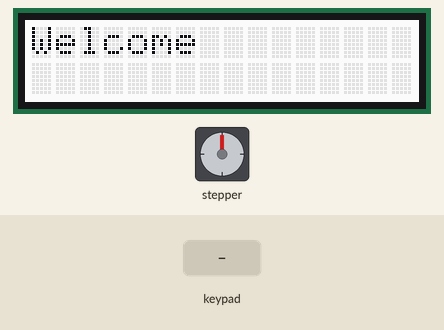
This sketch was run on a simulated Arduino Uno, built with avr-gcc and run on an emulated ATmega328P. Parts: 16×2 character LCD, stepper motor. The inputs (shaded band) are chosen by the test bench. Stepper angles assume 4096 steps per turn.

Above: at 1.2 s.
1.3 s: key 'U' pressed
At 1.51 s:
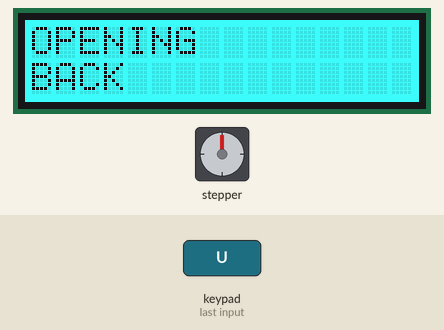
3.5 s: key 'D' pressed
At 5.07 s:
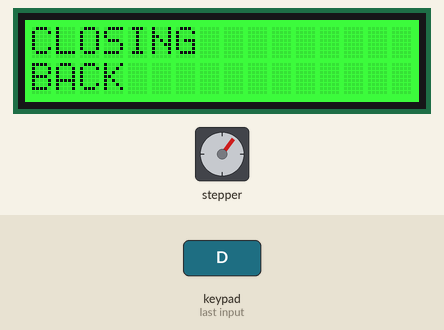
5.3 s: key 'L' pressed
At 6.0 s:
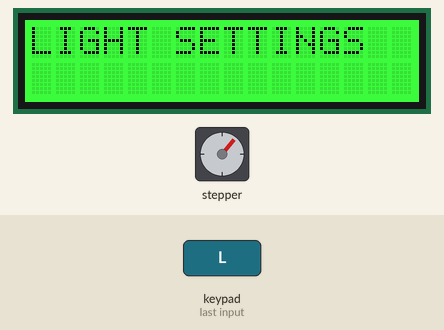
8.0 s: key 'R' pressed
At 9.75 s:
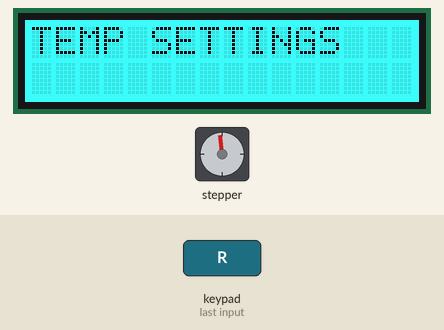
9.8 s: key 'S' pressed
At 10.07 s:
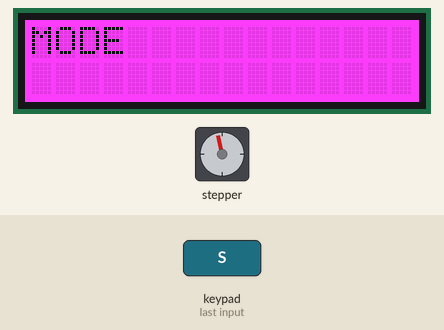
Timing chart, 0 to 20.8 s (numbered marks = the images above; inputs shaded):
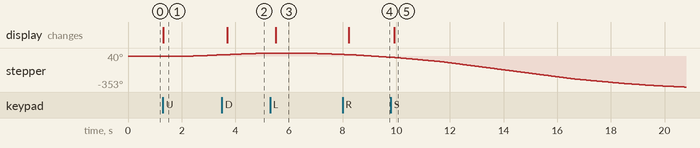

The sketch:

DisplaySystemTest.ino
```cpp
//Library Code
#include <Wire.h>
#include <Adafruit_RGBLCDShield.h>
#include <utility/Adafruit_MCP23017.h>

#include <AccelStepper.h>
#define HALFSTEP 8
#define motorPin1  8     // IN1 on the ULN2003 driver 1
#define motorPin2  9     // IN2 on the ULN2003 driver 1
#define motorPin3  10    // IN3 on the ULN2003 driver 1
#define motorPin4  11    // IN4 on the ULN2003 driver 1
AccelStepper stepper1(HALFSTEP, motorPin1, motorPin3, motorPin2, motorPin4);

Adafruit_RGBLCDShield lcd = Adafruit_RGBLCDShield();

// Backlight Color
#define RED 0x1
#define YELLOW 0x3
#define GREEN 0x2
#define TEAL 0x6
#define BLUE 0x4
#define VIOLET 0x5
#define WHITE 0x7


void setup() {
  Serial.begin(9600);
  // Set Stepper Parameters
  stepper1.setMaxSpeed(1000.0);
  stepper1.setAcceleration(100.0);
  stepper1.setSpeed(200);

  // set up the LCD's number of columns and rows:
  lcd.begin(16, 2);

  // Welcome Screen
  lcd.print("Welcome");
  lcd.setBacklight(WHITE);
}

uint8_t i=0;
void loop() {
  stepper1.run();
  lcd.setCursor(0, 0);

  uint8_t buttons = lcd.readButtons();

  if (buttons) {
    lcd.clear();
    lcd.setCursor(0,0);
    if (buttons & BUTTON_UP) {
      lcd.print("OPENING ");
      lcd.setCursor(0, 1);
      lcd.print("BACK ");
      lcd.setCursor(0, 0);
      lcd.setBacklight(TEAL);
      stepper1.moveTo(4096);
    }

    if (buttons & BUTTON_DOWN) {
      lcd.print("CLOSING ");
      lcd.setCursor(0, 1);
      lcd.print("BACK ");
      lcd.setCursor(0, 0);
      lcd.setBacklight(GREEN);
      stepper1.moveTo(-4096);
    }
    if (buttons & BUTTON_LEFT) {
      lcd.print("LIGHT SETTINGS ");
      lcd.setBacklight(GREEN);
    }
    if (buttons & BUTTON_RIGHT) {
      lcd.print("TEMP SETTINGS ");
      lcd.setBacklight(TEAL);
    }
    if (buttons & BUTTON_SELECT) {
      lcd.print("MODE ");
      lcd.setBacklight(VIOLET);
    }
  }


}
```

Measured:
- after the input at 1.3 s, stepper: keeps turning clockwise at about 11°/s, starting after 0.42 s; the display: changes at once (image 1)
- after the input at 3.5 s, the display: changes after 0.20 s (image 2)
- after the input at 5.3 s, the display: changes after 0.21 s (image 3)
- after the input at 8.0 s, the display: changes after 0.22 s (image 4)
- after the input at 9.8 s, the display: changes after 0.13 s (image 5)
